Frame 1 (no input): blank canvas, image omitted
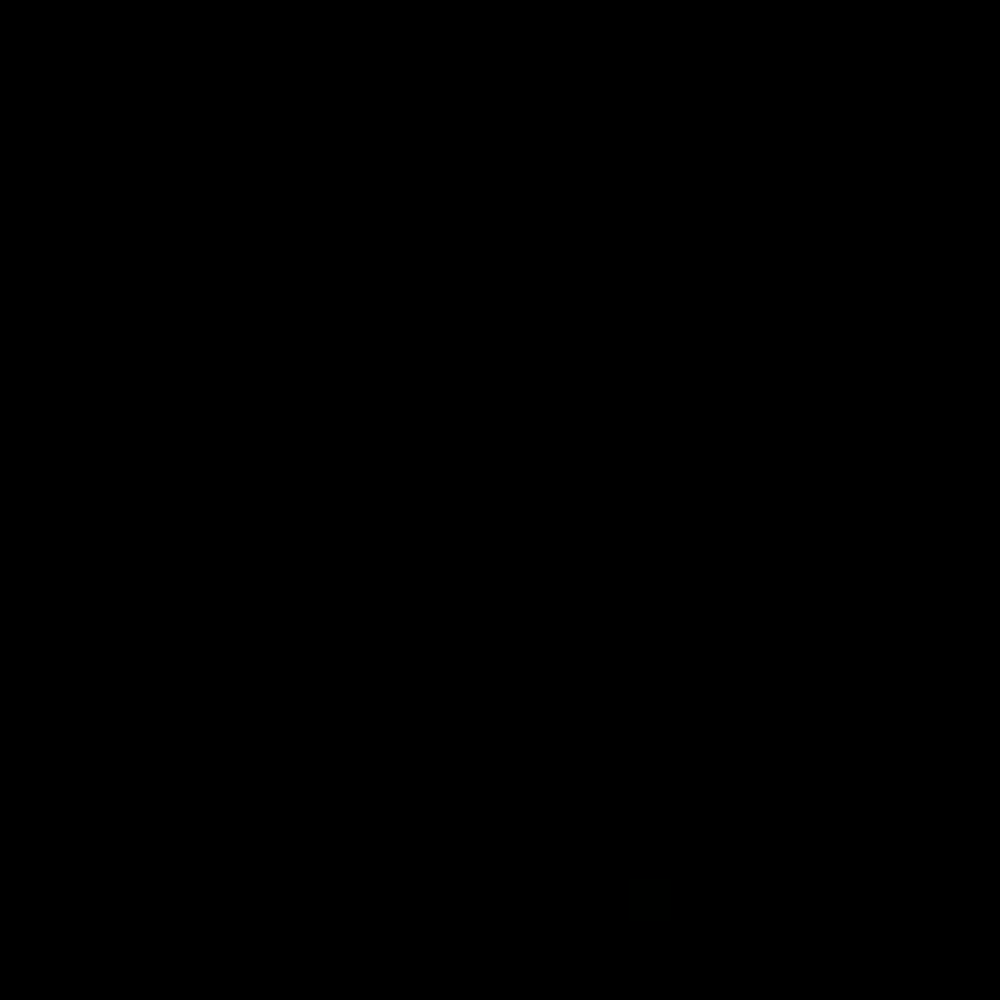
Frame 60 (the mouse pressed at the canvas centre just before this capture)
Frame 120 (the mouse held since frame 60 and released just before this capture): blank canvas, image omitted

The Processing sketch that drew this single still picture (run headless with seeded random() and noise(); from frame 60 on, the mouse is pressed at the canvas centre):

// Processing sketch: FirkantKunst
// ── FirkantKunst.pde
void setup(){
  size(1000,1000);
  background(0);
  rectMode(CENTER);
  frameRate(30);
} 

void draw(){
  clear();
  for (int boxX = 100; boxX <=900; boxX += 50){
    for (int boxY = 100; boxY <=900; boxY += 50){
      float randomSize = random(40, 50);
      float r = random(50, 100), g = random(50, 100), b = random(50, 100);
     fill( sin(r), sin(g), sin(b));
     rect(boxX, boxY, randomSize, randomSize);   
    }
  }
}
